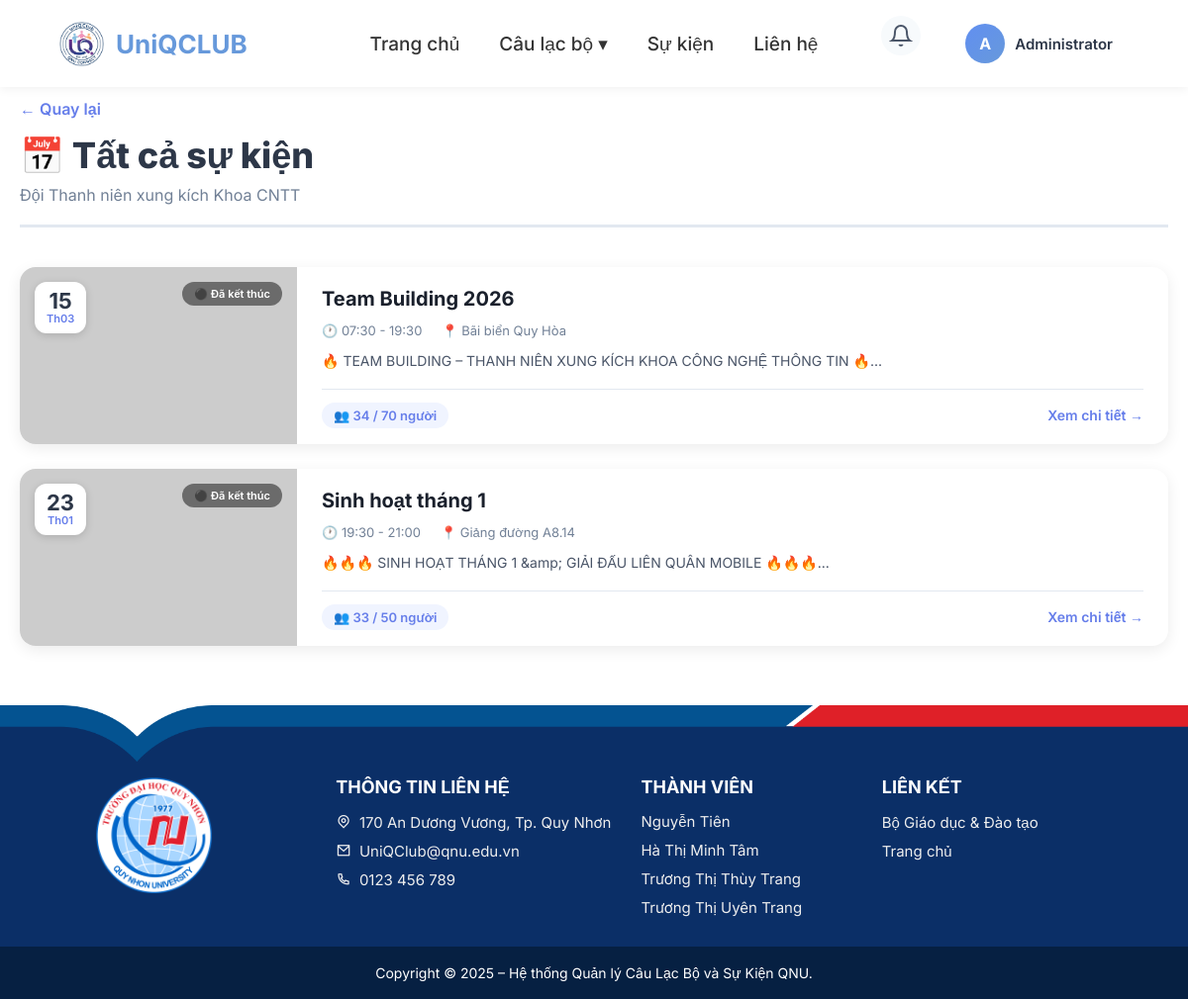
The app's page /club-events.php?id=13 (signed in) with its own data.
### tables this page shows
CREATE TABLE `clubs` (
  `id` int(11) NOT NULL,
  `name` varchar(150) NOT NULL,
  `slug` varchar(150) NOT NULL,
  `description` text DEFAULT NULL,
  `category` varchar(100) DEFAULT 'Other',
  `color` varchar(20) DEFAULT '#667eea',
  `founded_date` date DEFAULT NULL,
  `leader_id` int(11) DEFAULT NULL,
  `status` enum('active','inactive','archived') DEFAULT 'active',
  `created_at` timestamp NULL DEFAULT current_timestamp(),
  `updated_at` timestamp NULL DEFAULT current_timestamp() ON UPDATE current_timestamp(),
  `total_members` int(11) DEFAULT 0
);

CREATE TABLE `events` (
  `id` int(11) NOT NULL,
  `club_id` int(11) NOT NULL,
  `name` varchar(200) NOT NULL,
  `slug` varchar(200) NOT NULL,
  `short_desc` text DEFAULT NULL,
  `full_desc` longtext DEFAULT NULL,
  `cover_id` int(11) DEFAULT NULL,
  `location` varchar(255) DEFAULT NULL,
  `start_time` datetime DEFAULT NULL,
  `end_time` datetime DEFAULT NULL,
  `max_participants` int(11) DEFAULT NULL,
  `reg_deadline` datetime DEFAULT NULL,
  `status` enum('upcoming','ongoing','completed','cancelled') DEFAULT 'upcoming',
  `created_by` int(11) NOT NULL,
  `created_at` timestamp NULL DEFAULT current_timestamp(),
  `updated_at` timestamp NULL DEFAULT current_timestamp() ON UPDATE current_timestamp()
);

### club-events.php (the view, shortened to what this page needs)
<?php
require 'site.php';
require('assets/database/connect.php');
$club_id = $_GET['id'] ?? 0;
$sql = "SELECT * FROM clubs WHERE id = ?";
$stmt = $conn->prepare($sql);
$stmt->bind_param("i", $club_id);
$stmt->execute();
$club = $stmt->get_result()->fetch_assoc();
$sql = "SELECT e.*, cover.path AS cover_path
        FROM events e
        LEFT JOIN media cover ON e.cover_id = cover.id
        WHERE e.club_id = ?
        ORDER BY e.start_time DESC";
$stmt = $conn->prepare($sql);
$stmt->bind_param("i", $club_id);
$stmt->execute();
$events = $stmt->get_result();
$event_participants = [];
if ($events && $events->num_rows > 0) {
    $events->data_seek(0);
    while ($event = $events->fetch_assoc()) {
        $sql = "SELECT COUNT(*) as total FROM event_registrations WHERE event_id = ?";
        $count_stmt = $conn->prepare($sql);
        $count_stmt->bind_param("i", $event['id']);
        $count_stmt->execute();
        $result = $count_stmt->get_result()->fetch_assoc();
        $event_participants[$event['id']] = (int)($result['total'] ?? 0);
    }
    $events->data_seek(0);
}
?>
<div class="events-container">
    <div class="events-header">
        <div class="header-left">
            <a href="club-detail.php?id=<?= $club_id ?>" class="back-btn">← Quay lại</a>
            <h1>📅 Tất cả sự kiện</h1>
            <p class="club-name"><?= htmlspecialchars($club['name']) ?></p>
        </div>
    </div>
    <?php if ($events->num_rows > 0): ?>
    <div class="events-grid">
        <?php while ($event = $events->fetch_assoc()):
            $event_date = new DateTime($event['start_time']);
            $end_date = new DateTime($event['end_time']);
            $status_badge = '';
            $status_class = '';
            switch($event['status']) {
                case 'completed':
                    $status_badge = '<span class="status-badge status-completed">⚫ Đã kết thúc</span>';
                    $status_class = 'completed';
                    break;
            }
            $event_image = 'https://via.placeholder.com/400x250?text=Event+Image';
            $participants = $event_participants[$event['id']] ?? 0;
        ?>
        <div class="event-card <?= $status_class ?>" onclick="window.location.href='chi_tiet_su_kien.php?id=<?= $event['id'] ?>'">
            <div class="event-image">
                <img src="<?= $event_image ?>" alt="<?= htmlspecialchars($event['name']) ?>"
                     onerror="this.src='https://via.placeholder.com/400x250?text=Event+Image'">
                <div class="event-date-badge">
                    <div class="date-day"><?= $event_date->format('d') ?></div>
                    <div class="date-month">Th<?= $event_date->format('m') ?></div>
                </div>
                <?= $status_badge ?>
            </div>
            <div class="event-info">
                <h3><?= htmlspecialchars($event['name']) ?></h3>
                <div class="event-meta">
                    <span class="meta-time">🕐 <?= $event_date->format('H:i') ?> - <?= $end_date->format('H:i') ?></span>
                    <span class="meta-location">📍 <?= htmlspecialchars($event['location'] ?? 'Chưa xác định') ?></span>
                </div>
                <p class="event-desc"><?= htmlspecialchars(mb_substr($event['short_desc'] ?? $event['full_desc'] ?? '', 0, 100)) ?>...</p>
                <div class="event-footer">
                    <div class="event-participants">
                        <span>👥 <?= $participants ?> / <?= $event['max_participants'] ?? '∞' ?> người</span>
                    </div>
                    <span class="view-detail">Xem chi tiết →</span>
                </div>
            </div>
        </div>
        <?php endwhile; ?>
    </div>
    <?php endif; ?>
</div>

### assets/css/global.css (style rules this page uses)
* { margin: 0; padding: 0; box-sizing: border-box; }
body { font-family: 'Inter', sans-serif; }

### assets/css/club-events.css (style rules this page uses)
.events-container { max-width: 1200px; margin: 100px auto 60px; padding: 0 20px; }
.events-header { display: flex; justify-content: space-between; align-items: center; margin-bottom: 40px; padding-bottom: 20px; border-bottom: 3px solid #e2e8f0; }
.header-left { flex: 1; }
.back-btn { display: inline-flex; align-items: center; color: #667eea; text-decoration: none; font-weight: 600; margin-bottom: 15px; transition: all 0.3s ease; }
.events-header h1 { font-size: 36px; font-weight: 800; color: #2d3748; margin: 0 0 8px 0; }
.club-name { font-size: 16px; color: #718096; margin: 0; }
.events-grid { display: flex; flex-direction: column; gap: 25px; }
.event-card { display: flex; background: white; border-radius: 16px; overflow: hidden; box-shadow: 0 4px 15px rgba(0,0,0,0.08); transition: all 0.3s ease; cursor: pointer; }
.event-image { position: relative; width: 280px; flex-shrink: 0; overflow: hidden; }
.event-image img { width: 100%; height: 100%; object-fit: cover; transition: transform 0.3s ease; }
.event-date-badge { position: absolute; top: 15px; left: 15px; background: white; border-radius: 12px; padding: 8px 12px; text-align: center; box-shadow: 0 2px 8px rgba(0,0,0,0.15); }
.event-date-badge .date-day { font-size: 22px; font-weight: bold; color: #2d3748; line-height: 1; }
.event-date-badge .date-month { font-size: 11px; color: #667eea; font-weight: 600; }
.status-badge { position: absolute; top: 15px; right: 15px; font-size: 11px; padding: 5px 12px; border-radius: 20px; font-weight: 600; backdrop-filter: blur(4px); }
.status-completed { background: rgba(97, 97, 97, 0.9); color: white; }
.event-info { flex: 1; padding: 20px 25px; display: flex; flex-direction: column; }
.event-info h3 { font-size: 20px; font-weight: 700; color: #1a202c; margin: 0 0 12px 0; }
.event-meta { display: flex; gap: 20px; margin-bottom: 12px; flex-wrap: wrap; }
.event-meta span { font-size: 13px; color: #718096; display: flex; align-items: center; gap: 5px; }
.event-desc { font-size: 14px; color: #4a5568; line-height: 1.5; margin: 0 0 15px 0; }
.event-footer { display: flex; justify-content: space-between; align-items: center; margin-top: auto; padding-top: 15px; border-top: 1px solid #e2e8f0; }
.event-participants span { font-size: 13px; color: #667eea; font-weight: 600; background: #f0f4ff; padding: 5px 12px; border-radius: 20px; }
.view-detail { font-size: 14px; color: #667eea; font-weight: 600; transition: transform 0.3s ease; }

### records on screen
clubs: name "Đội Thanh niên xung kích Khoa CNTT"
events: start_time "15", start_time "03", status "⚫ Đã kết thúc", name "Team Building 2026", start_time "07:30", end_time "19:30", location "Bãi biển Quy Hòa", short_desc "🔥 TEAM BUILDING – THANH NIÊN XUNG KÍCH KHOA CÔNG NGHỆ THÔNG TIN 🔥", id "34", max_participants "70"
events: start_time "23", start_time "01", status "⚫ Đã kết thúc", name "Sinh hoạt tháng 1", start_time "19:30", end_time "21:00", location "Giảng đường A8.14", short_desc "🔥🔥🔥 SINH HOẠT THÁNG 1 &amp; GIẢI ĐẤU LIÊN QUÂN MOBILE 🔥🔥🔥", id "33", max_participants "50"

### other values on screen
substr($full_name, 0, 1) "A"
$full_name "Administrator"
